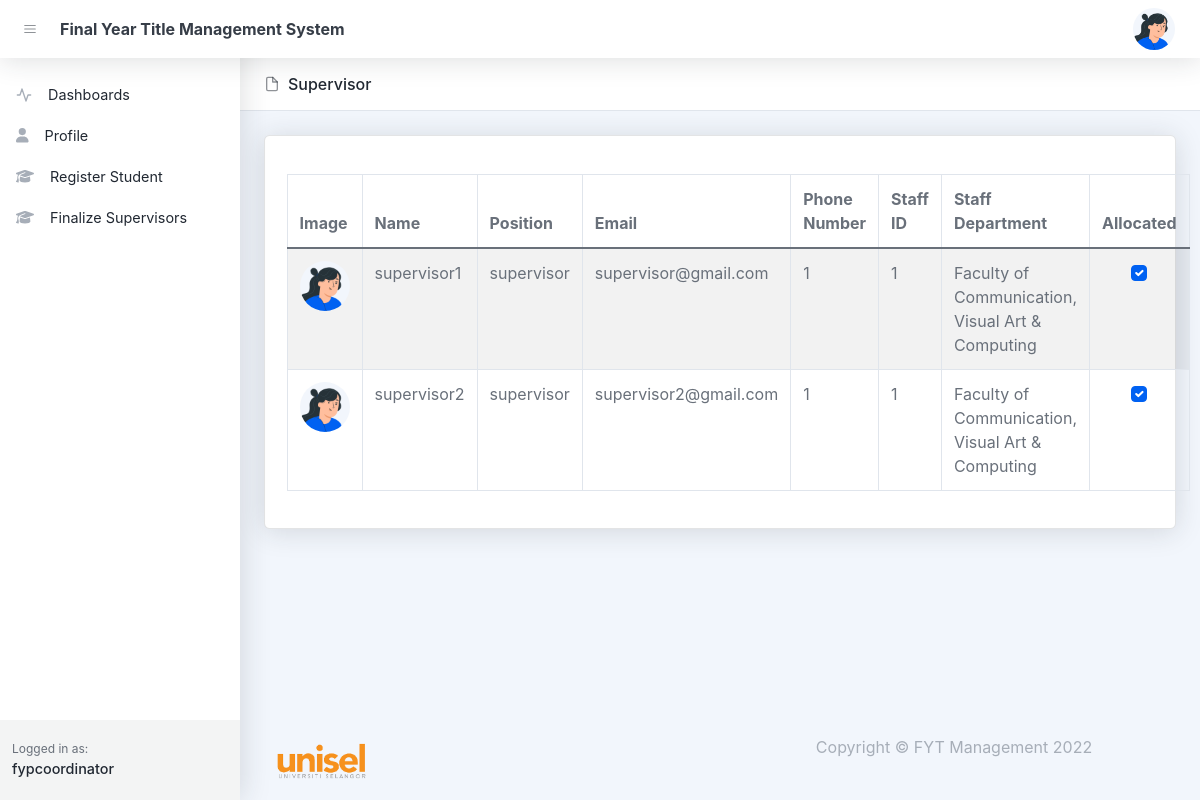
The page /allocate_supervisor.php (signed in) on the database as committed earlier.
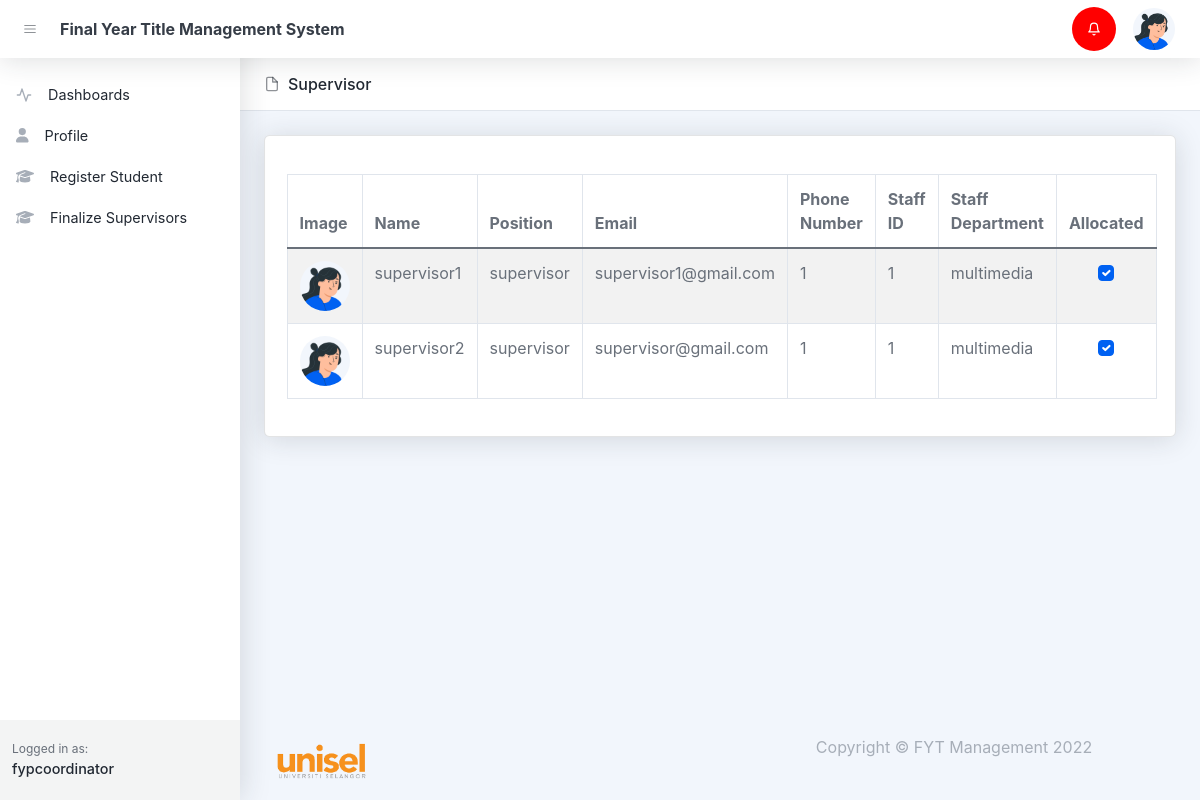
The same page on the database as committed later.
### tables this page shows
CREATE TABLE `users` (
  `id` bigint(20) UNSIGNED NOT NULL,
  `name` varchar(255) NOT NULL,
  `email` varchar(255) DEFAULT NULL,
  `handphone` varchar(255) DEFAULT NULL,
  `roles` varchar(255) DEFAULT NULL,
  `password` varchar(255) DEFAULT NULL,
  `image` text DEFAULT NULL,
  `created_at` timestamp NULL DEFAULT NULL,
  `updated_at` timestamp NULL DEFAULT NULL
);

CREATE TABLE `staffs` (
  `id` bigint(20) UNSIGNED NOT NULL,
  `user_id` bigint(20) NOT NULL,
  `roles` varchar(255) DEFAULT NULL,
  `staff_id` varchar(255) DEFAULT NULL,
  `department` varchar(255) DEFAULT NULL,
  `fypcoordinator_status` varchar(255) DEFAULT NULL,
  `cluster_status` varchar(255) DEFAULT NULL,
  `status` varchar(255) DEFAULT NULL,
  `created_at` timestamp NULL DEFAULT NULL,
  `updated_at` timestamp NULL DEFAULT NULL,
  `cluster_id` varchar(255) DEFAULT NULL
);

CREATE TABLE `notifications` (
  `id` bigint(20) UNSIGNED NOT NULL,
  `user_id` text DEFAULT NULL,
  `notification` text DEFAULT NULL,
  `status` varchar(255) DEFAULT NULL,
  `created_at` timestamp NULL DEFAULT NULL,
  `updated_at` timestamp NULL DEFAULT NULL
);

### controllers/users.php (called while the page is built, shortened)
<?php
    $conn = setDbConnection();
    function getSupervisorCluster(){
        global $conn;
        $query = "select users.* , staffs.staff_id as staff_id, staffs.department as staff_department, staffs.roles as staff_role, staffs.fypcoordinator_status, staffs.cluster_status  from users left join staffs on staffs.user_id = users.id where staffs.roles = 'supervisor' and staffs.cluster_status = 'allocated'";
        $result = $conn->query($query);
        if ($result->num_rows > 0) {
            while ($row = $result->fetch_assoc()) {
                $supervisors[] = $row;
            }
            return $supervisors;
        }
    }
?>

### controllers/notifications.php (called while the page is built, shortened)
<?php
    $conn = setDbConnection();
    function getNotifications(){
        global $conn;
        $sql = "select notifications.*, users.name from notifications
        left join users on users.id = notifications.user_id
        where notifications.user_id = '".$_SESSION['id']."'
        order by id desc";
        $result = $conn->query($sql);
        if ($result->num_rows > 0) {
            while ($row = $result->fetch_assoc()) {
                $proposals[] = $row;
            }
            return  $proposals;
        }
    }
?>

### allocate_supervisor.php (the view, shortened to what the changed rows need)
<!DOCTYPE html>
<html lang="en">
    <head>
       <?php include('layout_admin/header.php')?>
    </head>
    <body class="nav-fixed">
        <?php include('layout_admin/navbar.php')?>
        <div id="layoutSidenav">
            <div id="layoutSidenav_content">
                <main>
                    <header class="page-header page-header-compact page-header-light border-bottom bg-white mb-4">
                        <div class="container-xl px-4">
                            <div class="page-header-content">
                                <div class="row align-items-center justify-content-between pt-3">
                                    <div class="col-auto mb-3">
                                        <h1 class="page-header-title">
                                            <div class="page-header-icon"><i data-feather="file"></i></div>
                                            Supervisor
                                        </h1>
                                    </div>
                                </div>
                            </div>
                        </div>
                    </header>
                    <?php
                        include_once('controllers/users.php');
                        if($_SESSION['roles'] == 'fyp_coordinator'){
                            $supervisor = getSupervisorCluster();
                        }
                    ?>
                    <div class="container-xl px-4">
                        <div class="card mb-4">
                            <div class="card-body">
                                <table class="table table-bordered table-striped table-hover">
                                    <thead>
                                        <tr>
                                            <th>Image</th>
                                            <th>Name</th>
                                            <th>Position</th>
                                            <th>Email</th>
                                            <th>Phone Number</th>
                                            <th>Staff ID</th>
                                            <th>Staff Department</th>
                                            <th>Allocated</th>
                                        </tr>
                                    </thead>
                                    <tbody>
                                        <?php
                                            if( $supervisor != NULL){
                                                foreach ($supervisor as $key => $value) {
                                                    $image = null;
                                                    $checked = null;
                                                    if(isset($value['image'])){
                                                        $image = '<img class="user-img" src="/fyp/assets/profile/'.$value['images'].'">';
                                                    }else{
                                                        $image = '<img class="user-img" src="/fyp/assets/img/illustrations/profiles/profile-1.png">';
                                                    }
                                                    if($_SESSION['roles'] == 'fyp_coordinator'){
                                                        if(isset($value['cluster_status'])){
                                                            if($value['cluster_status'] == 'allocated'){
                                                                $checked = 'checked';
                                                            }
                                                        }
                                                    }
                                                    echo '
                                                    <tr>
                                                        <td>'.$image.'</td>
                                                        <td>'.$value['name'].'</td>
                                                        <td>'.$value['staff_role'].'</td>
                                                        <td>'.$value['email'].'</td>
                                                        <td>'.$value['handphone'].'</td>
                                                        <td>'.$value['staff_id'].'</td>
                                                        <td>'.$value['staff_department'].'</td>
                                                        <td class="text-center">
                                                            <div class="form-check d-flex justify-content-center">
                                                                <input class="form-check-input" type="checkbox" data-user-id='.$value['id'].' data-type='.$_SESSION['roles'].' '.$checked.' onchange="allocateSupervisor(this)">
                                                            </div>
                                                        </td>
                                                    </tr>';
                                                }
                                            }
                                        ?>
                                    </tbody>
                                </table>
                            </div>
                        </div>
                    </div>
                </main>
            </div>
        </div>
    </body>
</html>

### layout_admin/navbar.php (shortened to what the changed rows need)
<nav class="topnav navbar navbar-expand shadow justify-content-between justify-content-sm-start navbar-light bg-white" id="sidenavAccordion">
    <ul class="navbar-nav align-items-center ms-auto">
        <?php
            include_once('controllers/notifications.php');
            $notifications = getNotifications();
            if(isset($notifications)){
                echo '
                    <li class="nav-item dropdown no-caret d-none d-sm-block me-3 dropdown-notifications">
                    <a class="btn btn-icon btn-transparent-dark dropdown-toggle" id="navbarDropdownAlerts" ';
                    $status = false;
                  foreach ($notifications as $key => $value) {
                    if($value['status'] == 'new'){$status = true;};
                  }
                  var_dump($status);
                  if($status){
                    echo 'style="background:red"';
                  }
                echo ' href="javascript:void(0);" role="button" data-bs-toggle="dropdown" aria-haspopup="true" aria-expanded="true">
                    <svg xmlns="http://www.w3.org/2000/svg" ';
                if($status){
                    echo 'style="color:white"';
                }
                echo'width="24" height="24" viewBox="0 0 24 24" fill="none" stroke="currentColor" stroke-width="2" stroke-linecap="round" stroke-linejoin="round" class="feather feather-bell"><path d="M18 8A6 6 0 0 0 6 8c0 7-3 9-3 9h18s-3-2-3-9"></path><path d="M13.73 21a2 2 0 0 1-3.46 0"></path></svg></a>
                    <div class="dropdown-menu dropdown-menu-end border-0 shadow animated--fade-in-up" aria-labelledby="navbarDropdownAlerts" data-bs-popper="none">
                        <h6 class="dropdown-header dropdown-notifications-header">
                            <svg xmlns="http://www.w3.org/2000/svg" width="24" height="24" viewBox="0 0 24 24" fill="none" stroke="currentColor" stroke-width="2" stroke-linecap="round" stroke-linejoin="round" class="feather feather-bell me-2"><path d="M18 8A6 6 0 0 0 6 8c0 7-3 9-3 9h18s-3-2-3-9"></path><path d="M13.73 21a2 2 0 0 1-3.46 0"></path></svg>
                            Notifications Center
                        </h6>';
                echo '
                </div>
                </li>';
            }
        ?>
    </ul>
</nav>

Rows that differ between the two databases and show on the page:
changed users "supervisor1": email "supervisor@gmail.com" → "supervisor1@gmail.com"; staffs.department "Faculty of Communication, Visual Art & Computing" → "multimedia"
changed users "supervisor2": email "supervisor2@gmail.com" → "supervisor@gmail.com"; staffs.department "Faculty of Communication, Visual Art & Computing" → "multimedia"
